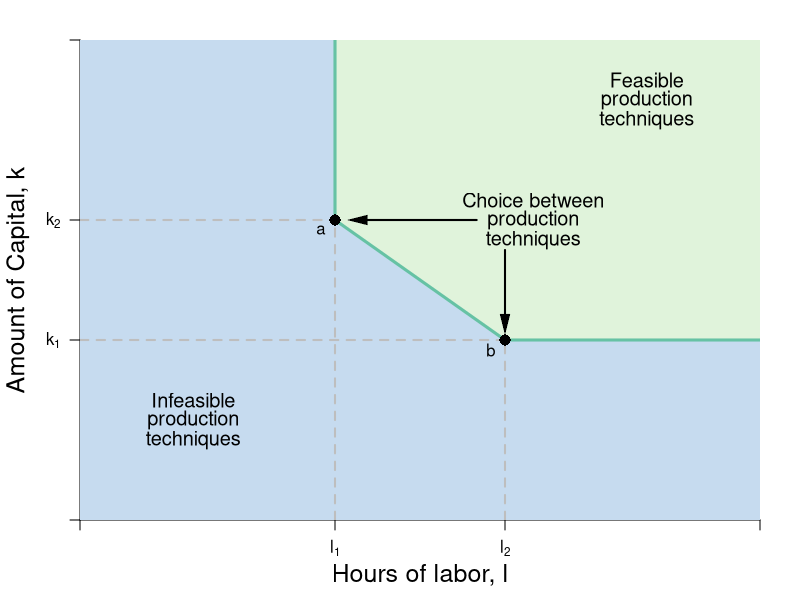

The R source for this figure:
require(shape)
pdf(file = "firmmarketsupply/production_technique_angle.pdf", width = 7, height = 7)

#Set parameters for graphics
axislabelsize <- 1.5
labelsize <- 1.2
graphlinewidth <- 3
segmentlinewidth <- 2

COL <- c("#7fc97f", "#beaed4", "#fdc086", "#ffff99", "#386cb0", "#f0027f", "#bf5b17", "#666666")
COLA <- c("#e0f3db", "#99d8c9","#66c2a4","#41ae76", "#238b45", "#005824")
COLB <- c("#c6dbef", "#4eb3d3", "#2b8cbe", "#0868ac","#084081")

par(mar =  c(4, 4, 2, 2))

xlims <- c(0, 12)
ylims <- c(0, 12)

npts <- 501 


plot(0, 0, xlim = xlims, ylim = ylims, type = "n",
     xlab = expression(paste("")),
     ylab = expression(paste("")), 
     xaxt = "n", 
     yaxt = "n", 
     cex.lab = axislabelsize, 
     bty = "n",
     xaxs="i", 
     yaxs="i")

# ticksy <- seq(from = 0, to = ylims[2], by = 2)
# ylabels <- seq(from = 0, to = ylims[2], by = 2)
# ticksx <- seq(from = 0, to = xlims[2], by = 2)
# xlabels <- seq(from = 0, to = xlims[2], by = 2)
ticksy <- c(0, 4.5, 7.5, ylims[2])
ylabels <- c(NA, expression(paste(k[1])), expression(paste(k[2])), NA)
ticksx <- c(0, 4.5, 7.5, xlims[2])
xlabels <- c(NA, expression(paste(l[1])), expression(paste(l[2])), NA)

axis(1, at = ticksx, pos = 0, labels = xlabels)
axis(2, at = ticksy, pos = 0, labels = ylabels, las = 1)

npts <- 500 
xx1 <- seq(xlims[1], xlims[2], length.out = npts)

#Infeasible area
xpoly <- c(0, 4.5, 4.5, 7.5, xlims[2], xlims[2], 0, 0)
ypoly <- c(ylims[2], ylims[2], 7.5, 4.5, 4.5, 0, 0, ylims[2])
polygon(x = xpoly, y = ypoly, col = COLB[1], density=NULL, border = NA)

#Feasible area
xpoly1 <- c(xlims[2], 7.5, 4.5, 4.5,  xlims[2], xlims[2])
ypoly1 <- c(4.5, 4.5, 7.5, ylims[2], ylims[2], 4.5)
#ypoly1 <- c(ylims[2], ylims[2], 7.5, 4.5, ylims[2])
polygon(x = xpoly1, y = ypoly1, col = COLA[1], density=NULL, border = NA)

#lines(xx1, mrsA(xx1, rmax = 20, xmax = 10), col = COLA[4], lwd = graphlinewidth)
#lines(xx1, brfB(xx1, alpha = 16, beta = 1/24), col = COLB[4], lwd = graphlinewidth)

#Production set
segments(7.5, 4.5, xlims[2], 4.5, lty = 1, col = COLA[3], lwd = graphlinewidth)
segments(4.5, 7.5, 4.5, ylims[2], lty = 1, col = COLA[3],  lwd = graphlinewidth)
segments(4.5, 7.5, 7.5, 4.5, lty = 1, col = COLA[3],  lwd = graphlinewidth)

#Segments to i
segments(0, 7.5, 4.5, 7.5, lty = 2, col = "gray", lwd = segmentlinewidth)
segments(4.5, 0, 4.5, 7.5, lty = 2, col = "gray", lwd = segmentlinewidth)

#For k2
segments(0, 4.5, 7.5, 4.5, lty = 2, col = "gray", lwd = segmentlinewidth)

#For l2
segments(7.5, 0, 7.5, 4.5, lty = 2, col = "gray", lwd = segmentlinewidth)

mtext(expression(paste("Hours of labor, ", l)), side=1, line = 2.5, cex = axislabelsize)
text(-1.1, 0.5*ylims[2], expression(paste("Amount of Capital, ", k)), xpd = TRUE, cex = axislabelsize, srt = 90) 

#For good production technique i
#points(4, 6, pch = 16, col = "black", cex = 1.5)
#text(4.25, 6.25, expression(i))

#For production technique a
points(4.5, 7.5, pch = 16, col = "black", cex = 1.5)
text(4.25, 7.25, expression(a))

#For production technique b
points(7.5, 4.5, pch = 16, col = "black", cex = 1.5)
text(7.25, 4.25, expression(b))


text(8, 8, expression(paste("Choice between")), cex = labelsize)
text(8, 7.5, expression(paste("production")), cex = labelsize)
text(8, 7, expression(paste("techniques")), cex = labelsize)
Arrows(7.5, 6.75, 7.5, 4.9, col = "black", lty = 1, lwd = 2, arr.type = "triangle", arr.lwd = 0.5)
Arrows(7, 7.5, 4.9, 7.5, col = "black", lty = 1, lwd = 2, arr.type = "triangle", arr.lwd = 0.5)

text(10, 11, expression(paste("Feasible")), cex = labelsize)
text(10, 10.5, expression(paste("production")), cex = labelsize)
text(10, 10, expression(paste("techniques")), cex = labelsize)

text(2, 3, expression(paste("Infeasible")), cex = labelsize)
text(2, 2.5, expression(paste("production")), cex = labelsize)
text(2, 2, expression(paste("techniques")), cex = labelsize)



dev.off()
